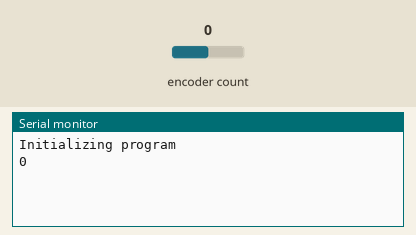
This sketch was run on a simulated Arduino Uno, built with avr-gcc and run on an emulated ATmega328P. Parts: the last lines printed to the serial monitor. Inputs (shaded band) come from the test bench; at power-on: encoder count 0.

Above: at 1.2 s.
1.3 s: encoder count set to 1
At 2.5 s:
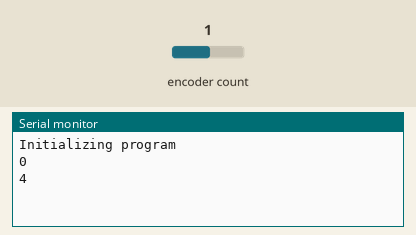
2.8 s: encoder count set to 2
At 3.7 s:
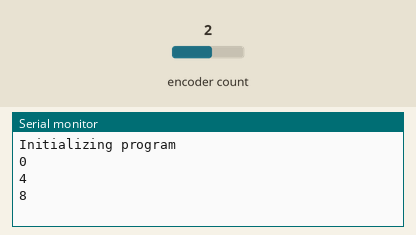

Measured:
- after the input at 1.3 s, the serial monitor: prints a new line at once (image 1)
- after the input at 2.8 s, the serial monitor: prints a new line at once (image 2)

The sketch:

DCmotor_encoder_sr04.ino
```cpp
#include <Encoder.h>


//ultrasonic range finder variables
const int trigPin = 13;
const int echoPin = 12;
double duration_sr04 = 0;
double distance = 0;
boolean rangeInitialized = 0;
#define WINDOWSIZE 5
int durations_sr04[WINDOWSIZE] = {0};


//encoder variables
#define a_PINA 2
#define a_PINB 3
int8_t clicks = 0;
char id = 0;

Encoder DC1_enc = Encoder(a_PINA, a_PINB);

//Motor variables
#define DC1_in1 6 //PWM
#define DC1_in2 7 //directional pin


//Motor control variables
int currentAngle = 0; //read from motor state
int desiredAngle = 0; //input from various sources, in this case sr04 data
bool rotationDirection_DC1 = true; //true default forward

int desiredVelocity = 0;
int currentVelocity = 0;

void setup() {
  pinMode(trigPin, OUTPUT);
  pinMode(echoPin, INPUT);
  Serial.begin(9600);
  Serial.println("Initializing program ");
}

void loop() {
  //findRange_filtered();
  //printRange();

  readEncoder();

  //Serial.print("Serial output ");
}

/*
 * Performs median filter over 10 samples of range finder.
 */


void initializeRange(){
  for(int i = 0; i < WINDOWSIZE; i++) {
    digitalWrite(trigPin, HIGH);
    delay(1);
    digitalWrite(trigPin, LOW);
    durations_sr04[i] = pulseIn(echoPin, HIGH);
    delay(60);
  }
}

void findRange_filtered() {
  //take readings


  if(rangeInitialized = false)
  {
    initializeRange();
    rangeInitialized = true;
  }

  for(int i = 0; i < WINDOWSIZE-1; i++) { //pushing the values back
    durations_sr04[i] = durations_sr04[i+1];
  }


  digitalWrite(trigPin, HIGH); //take new sample
  delay(1);
  digitalWrite(trigPin, LOW);
  durations_sr04[WINDOWSIZE-1] = pulseIn(echoPin, HIGH);
  delay(60);


  //weighted average filter weighted towards most recent value
  duration_sr04 = 0;
  for(int i = 0; i < WINDOWSIZE-1; i++) { //pushing the values back
    duration_sr04 += durations_sr04[WINDOWSIZE-1-i]/pow(2,i+1);
  }
  duration_sr04 += durations_sr04[WINDOWSIZE-1]/pow(2,WINDOWSIZE-1);

  int duration_sr04 = durations_sr04[WINDOWSIZE/2];
  distance = (duration_sr04/2) / 29.1;
}


void printRange(){
    Serial.print(distance);
    Serial.println("cm");
}

long oldPosition = -999;

void readEncoder(){

    long newPosition = DC1_enc.read();

  if (newPosition != oldPosition) {

    oldPosition = newPosition;

    Serial.println(newPosition);

  }
 // Serial.println(newPosition);
}

void motorProtocol_1(){ //angle control based on sr04 reading

}

void motorProtocol_2(){ //velocity control based on sr04 reading

}

void motorProtocol_3(){ //Hard brake using sr04 as a proxy sensor

}

void motorAnglePID() //Uses desired angle input from other source and current angle reading from encoder to run some PD
{

  int error = desiredAngle - currentAngle;
  int kd, kp;

  kd = 255/180;

  kp = 0;

}
```
